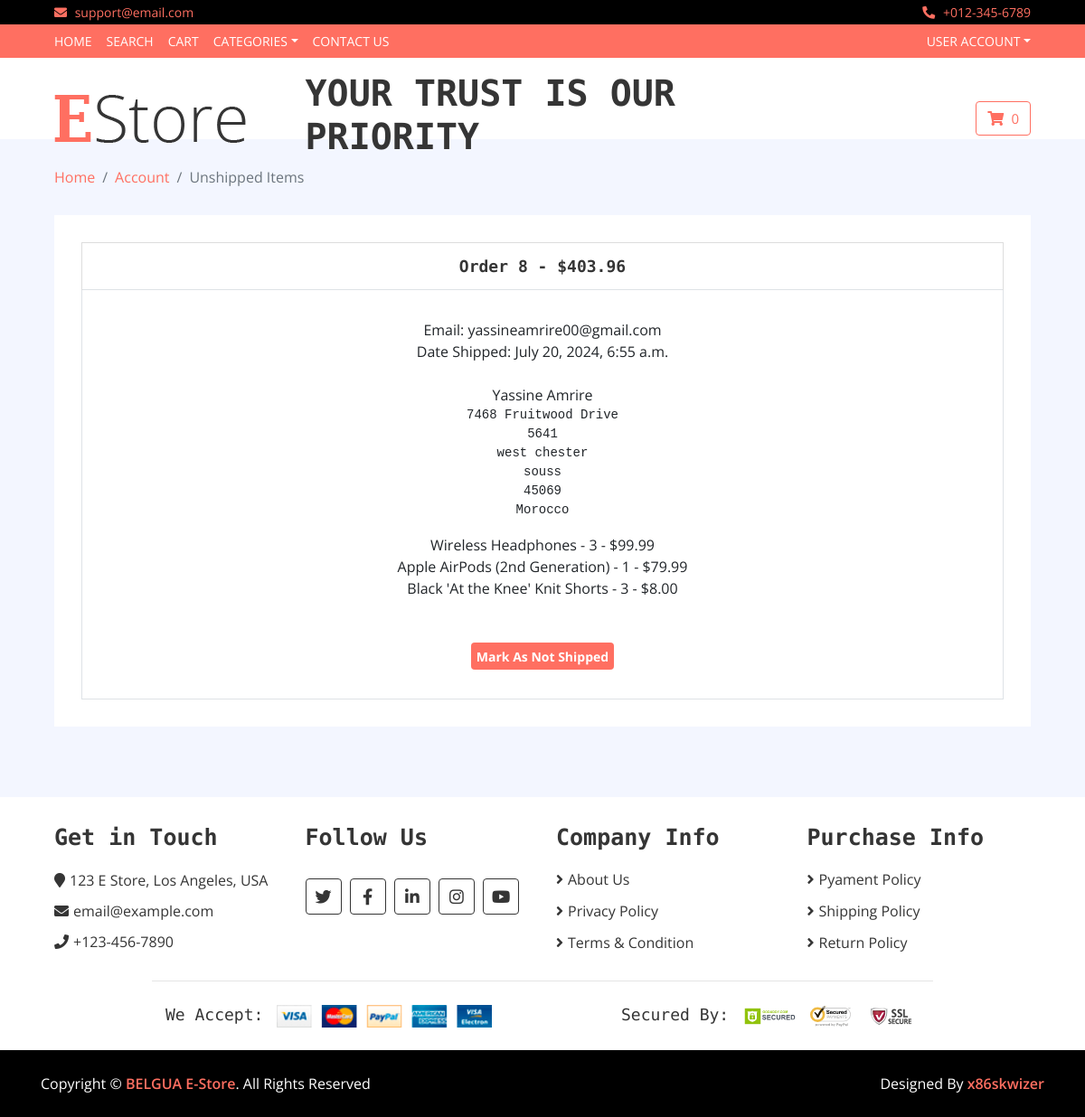
/payment/orders/8 (signed in), run on the app's committed database.
### payment/models.py (models this page shows, shortened)
class Order(models.Model):
	user = models.ForeignKey(User, on_delete=models.CASCADE, null=True, blank=True)
	full_name = models.CharField(max_length=250)
	email = models.EmailField(max_length=250)
	shipping_address = models.TextField(max_length=15000)
	amount_paid = models.DecimalField(max_digits=7, decimal_places=2)
	date_ordered = models.DateTimeField(auto_now_add=True)
	shipped = models.BooleanField(default=False)
	date_shipped = models.DateTimeField(blank=True, null=True)

class OrderItem(models.Model):
	order = models.ForeignKey(Order, on_delete=models.CASCADE, null=True)
	product = models.ForeignKey(Product, on_delete=models.CASCADE, null=True)
	user = models.ForeignKey(User, on_delete=models.CASCADE, null=True, blank=True)
	quantity = models.PositiveBigIntegerField(default=1)
	price = models.DecimalField(max_digits=7, decimal_places=2)

### core/models.py (models this page shows)
class Product(models.Model):
	name = models.CharField(max_length=1000)
	price = models.DecimalField(default=0, decimal_places=2, max_digits=6)
	category = models.ForeignKey(Category, on_delete=models.CASCADE, default=1)
	description = models.CharField(max_length=9000, default='', blank=True, null=True)
	specification1 = models.CharField(max_length=9000, default='', blank=True, null=True)
	specification2 = models.CharField(max_length=9000, default='', blank=True, null=True)
	specification3 = models.CharField(max_length=9000, default='', blank=True, null=True)
	specification4 = models.CharField(max_length=9000, default='', blank=True, null=True)
	specification5 = models.CharField(max_length=9000, default='', blank=True, null=True)
	warning = models.CharField(max_length=9000, default='', blank=True, null=True)
	image1 = models.ImageField(upload_to='uploads/product/')
	image2 = models.ImageField(upload_to='uploads/product/')
	image3 = models.ImageField(upload_to='uploads/product/')
	image4 = models.ImageField(upload_to='uploads/product/')
	is_sale = models.BooleanField(default=False)
	sale_price = models.DecimalField(default=0, decimal_places=2, max_digits=6)
	def __str__(self):
		return self.name

### payment/views.py (the view, shortened to what this page needs)
# urls.py: path('orders/<int:pk>', views.orders, name='orders'),
def orders(request, pk):
	if request.user.is_authenticated and request.user.is_superuser:
		order = Order.objects.get(id=pk) # Get the order
		items = OrderItem.objects.filter(order=pk) # Get the order items
		return render(request, 'payment/orders.html', {"order":order, "items":items})
	else:
		messages.success(request, "Access Denied")
		return redirect('core:index')

### cart/cart.py (called while the page is built)
    def __len__(self):
        return sum(item['quantity'] for item in self.cart.values())

### cart/context_processors.py (called while the page is built)
def cart(request):
	return {'cart': Cart(request)}

### payment/templates/payment/orders.html (shortened to what this page needs)
{% extends 'base.html' %}
{% load static %}
{% block content %}
        <div class="breadcrumb-wrap">
			<div class="container-fluid">
				<ul class="breadcrumb">
					<li class="breadcrumb-item"><a href="{% url 'core:index' %}">Home</a></li>
					<li class="breadcrumb-item"><a href="{% url 'core:update_user' %}">Account</a></li>
                    <li class="breadcrumb-item active">Unshipped Items</li>
                </ul>
            </div>
        </div>
        <div class="wishlist-page">
            <div class="container-fluid">
                <div class="wishlist-page-inner">
                    <div class="row">
                        <div class="col-md-12">
                            <div class="table-responsive">
                                <table class="table table-bordered">
                                    <thead class="thead-dark">
                                        <tr>
                                            <th>Order {{ order.id}} - ${{order.amount_paid}}</th>
                                        </tr>
                                    </thead>
                                    <tbody class="align-middle">
                                        <tr>
                                            <td>
												<div class="card-body">
													Email: {{ order.email}}<br/>
													{% if order.date_shipped %}
													  Date Shipped: {{ order.date_shipped}}
													{% else %}
													 Date Ordered: {{ order.date_ordered}}
													{% endif %}
													<br/><br/>{{ order.full_name }}<br/>
													<pre>{{ order.shipping_address }}</pre>
													{% for item in items %}
													  {{ item.product }} - {{ item.quantity }} - ${{ item.price }}<br/>
													{% endfor %}<br/><br/>
													{% if not order.shipped %}
    												<form method="POST">
    												  {% csrf_token %}
    													<input type="hidden" name="shipping_status" value="true">
    													<button type="Submit" class="btn-cart"><strong>Mark As Shipped</strong></button>
    												</from>
    												{% else %}
    												<form method="POST">
    													<button type="Submit" class="btn-cart"><strong>Mark As Not Shipped</strong></button>
    												{% endif %}
											  </div>
											</td>
                                        </tr>
                                    </tbody>
                                </table>
                            </div>
                        </div>
                    </div>
                </div>
            </div>
        </div>
		<br/><br/>
{% endblock %}

### static/store/css/style.css (style rules this page uses)
body { color: #353535; font-family: 'Open Sans', sans-serif; font-weight: 400; background: #f3f6ff; }
a { color: #FF6F61; }
@media (min-width: 992px) { .container-fluid { padding-right: 60px; padding-left: 60px; } }
.breadcrumb-wrap { position: relative; width: 100%; }
.breadcrumb-wrap .breadcrumb { margin: 0; padding: 0; background: transparent; }
.wishlist-page { position: relative; padding: 30px 0; }
.wishlist-page .wishlist-page-inner { padding: 30px; background: #ffffff; }
.wishlist-page .table { width: 100%; text-align: center; margin-bottom: 0; }
.wishlist-page .table .thead-dark th { font-family: 'Source Code Pro', monospace; font-size: 18px; font-weight: 700; color: #353535; text-align: center; background: transparent; border-color: #dddddd; border-bottom: none; vertical-align: middle; }
.wishlist-page .table td { font-size: 16px; vertical-align: middle; }
.wishlist-page .table button { width: 30px; height: 30px; font-size: 14px; text-align: center; color: #ffffff; background: #FF6F61; border: none; border-radius: 4px; }
.wishlist-page .table button.btn-cart { width: auto; }

### data on the page
Order: id "8", amount_paid "403.96", email "yassineamrire00@gmail.com", date_shipped "July 20, 2024, 6:55 a.m.", full_name "Yassine Amrire", shipping_address "7468 Fruitwood Drive 5641 west chester souss 45069 Morocco"
OrderItem: product "Wireless Headphones", quantity "3", price "99.99"
OrderItem: product "Apple AirPods (2nd Generation)", quantity "1", price "79.99"
OrderItem: product "Black 'At the Knee' Knit Shorts", quantity "3", price "8.00"

### other printed values
{{ cart|length }} "0"
